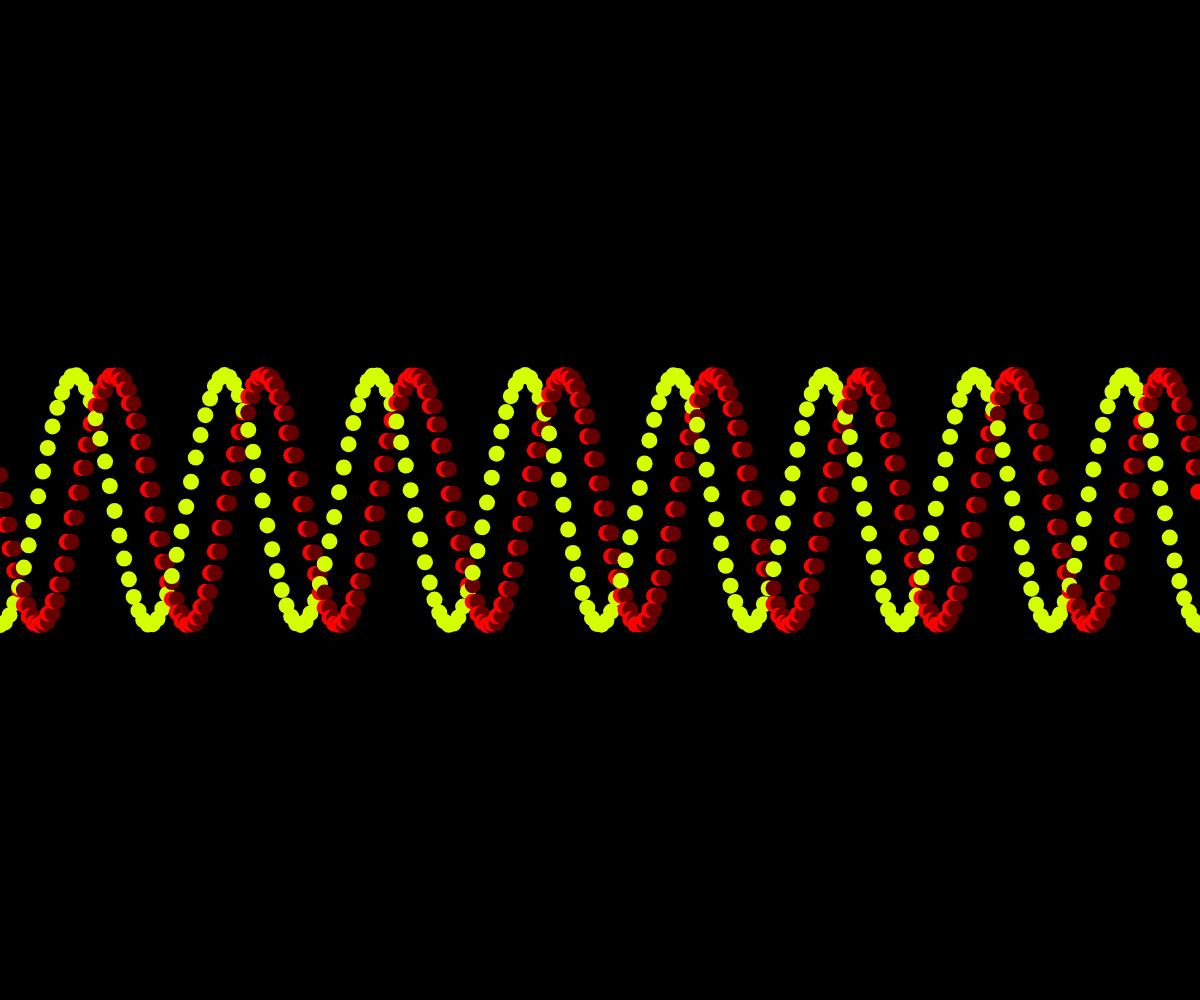
Frame 1 (no input)
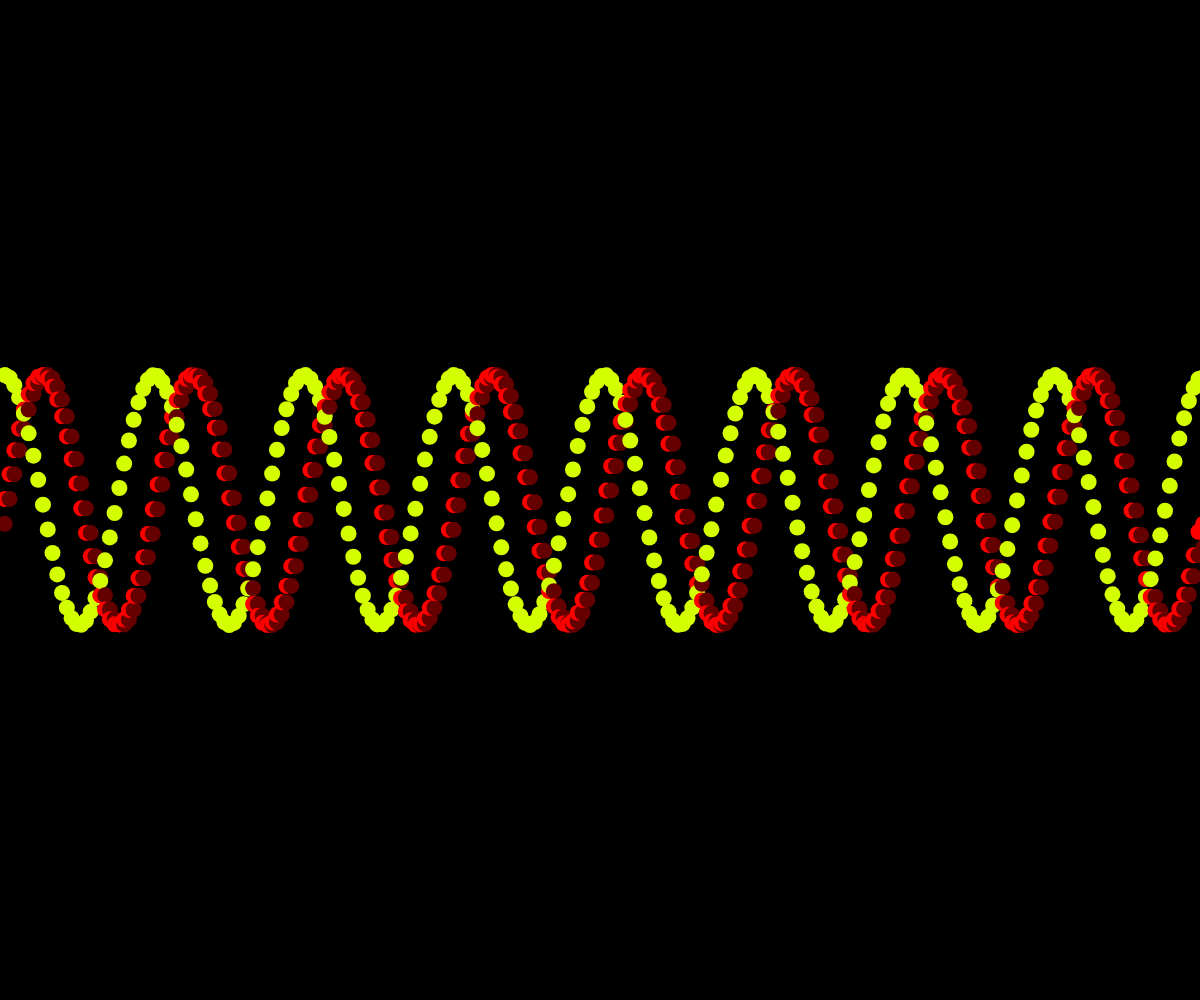
Frame 60 (no input)
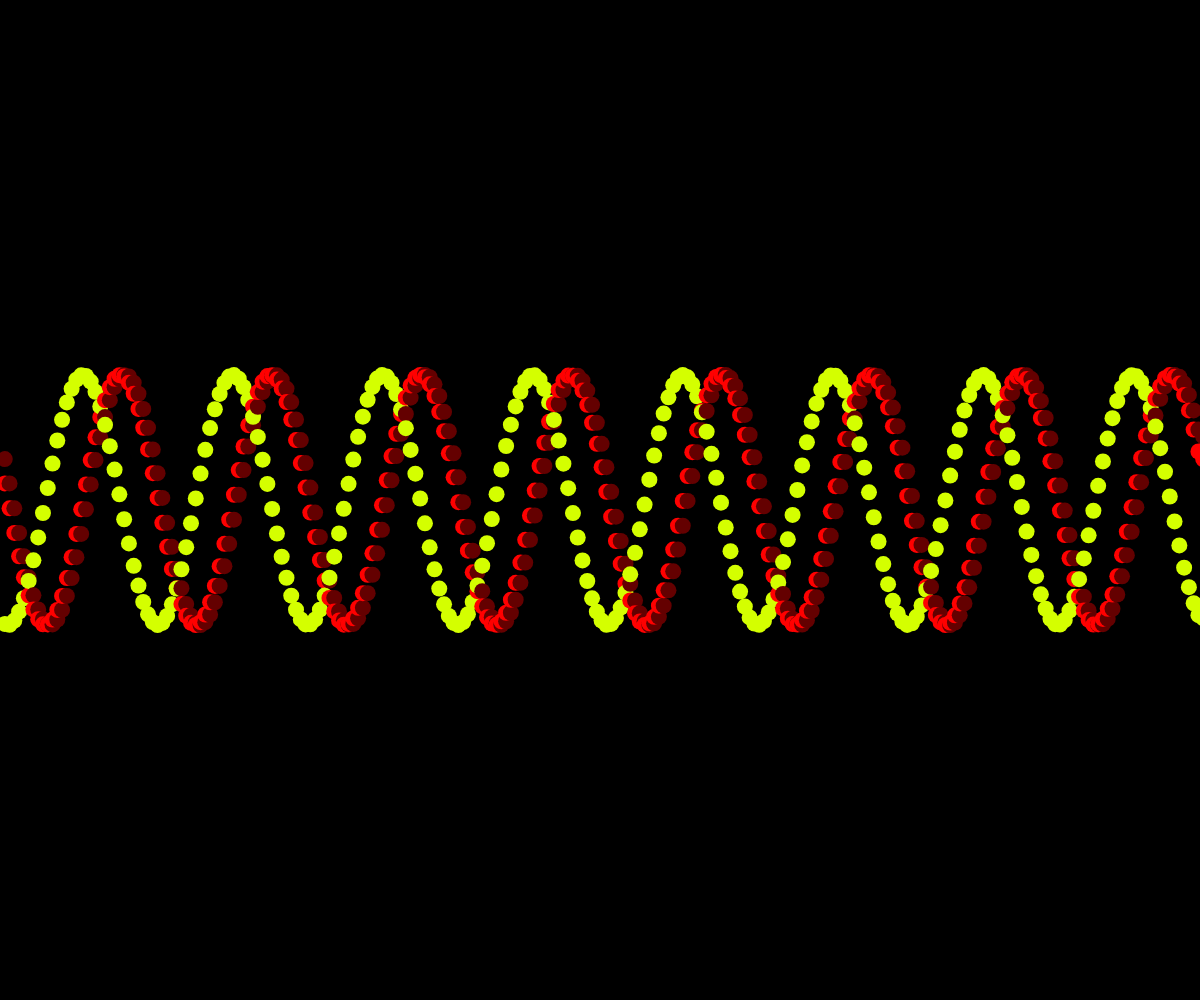
Frame 120 (the mouse pressed at the canvas centre since frame 60)

The p5.js sketch that drew these frames (run headless with seeded random() and noise() and a simulated clock; from frame 60 on, the mouse is pressed at the canvas centre):

// p5.js sketch
// ── sketch.js
let x = 0; 
let y = 0;
let theta = 0;
let inc = 0.05;
let offset = 0; //the amount offset from beginning of wave
let amplitude;
let frequency;
let maxAngle;
function setup() {
    amplitude = windowHeight /8;
    frequency = windowWidth /8;
    maxAngle = (windowWidth/frequency) * TWO_PI;
    createCanvas(windowWidth, windowHeight);
}
function draw() {
    background(0);
    noStroke();
    while(theta < maxAngle + offset){
        // sine wave 2
        y = sin(theta - 0.2) * amplitude;
        fill(100, 0, 0);
        ellipse(x, y + height*0.5, 16);
        // sine wave 1
        y = sin(theta) * amplitude;
        fill(255, 0, 0);
        ellipse(x, y + height*0.5, 16);
        // cosine wave
        y = cos(theta) * amplitude;
        fill(212, 255, 0);
        ellipse(x, y + height*0.5, 16);
        theta += 0.2;
        x = ((theta - offset)/maxAngle) * windowWidth;
    }
    offset += inc;
    theta = offset;
}
